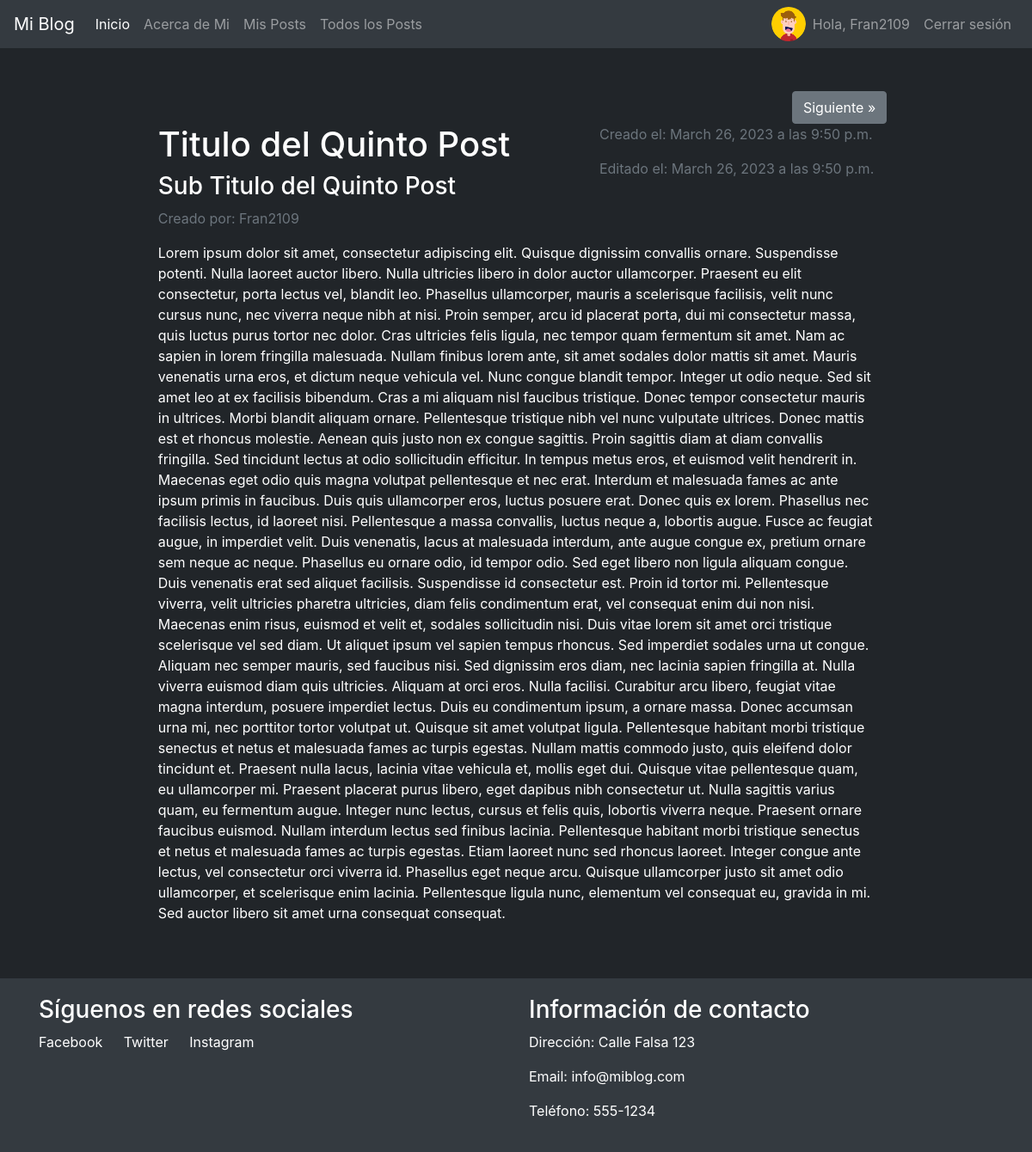
Before: /PostsApp/postDetalleMio/6/ (signed in) with the older database file.
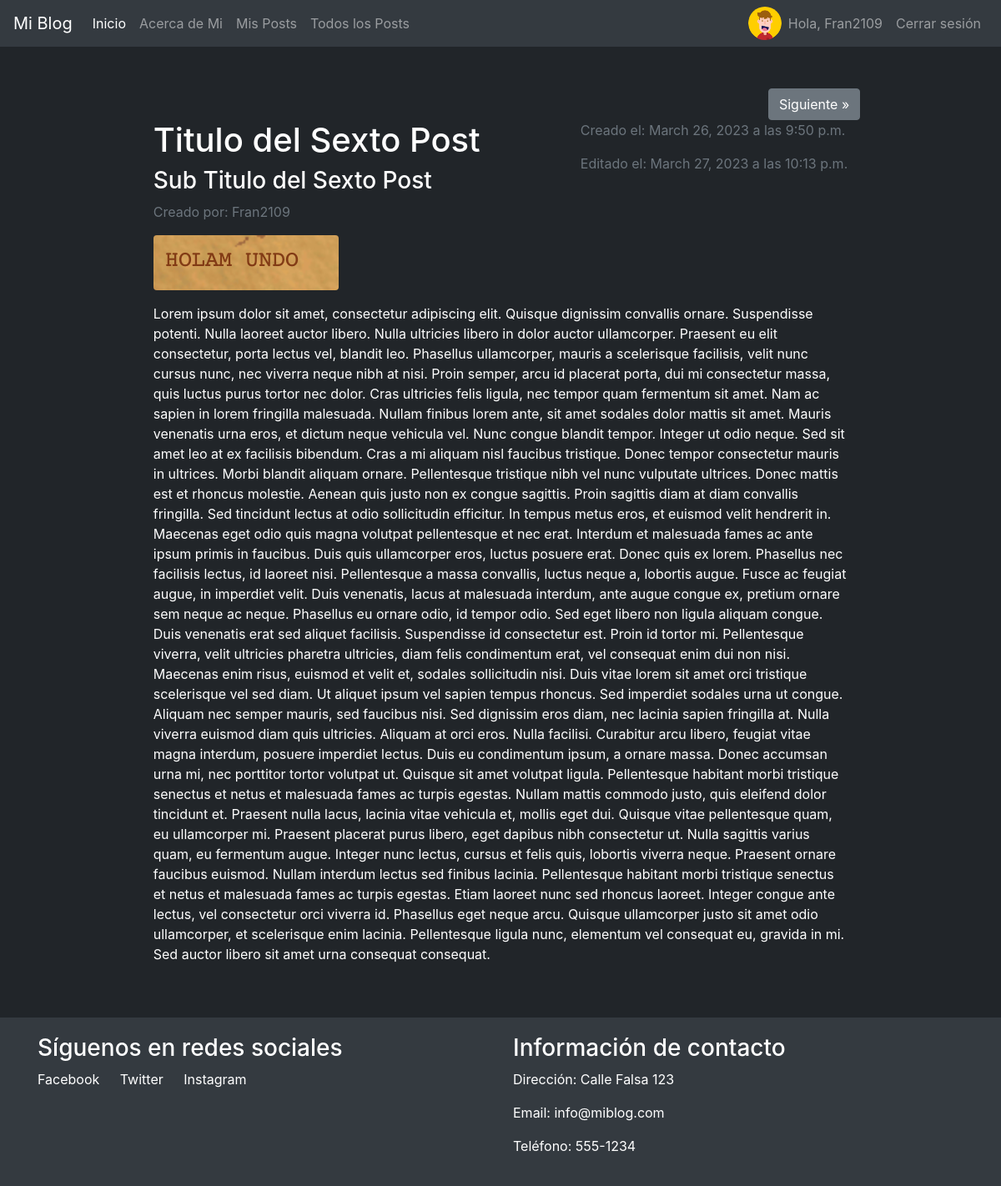
After: the same page with the newer database file.
### PostsApp/models.py (models this page shows, shortened)
class Post(models.Model):
    author = models.ForeignKey(Profile, on_delete=models.CASCADE)
    titulo = models.CharField(max_length=255)
    subtitulo = models.CharField(max_length=255)
    contenido = models.TextField()
    fecha_creacion = models.DateTimeField(auto_now_add=True)
    fecha_modificacion = models.DateTimeField(auto_now=True)
    fondo = models.ImageField(upload_to='fondo/', null=True, blank = True)

### UsersApp/models.py (models this page shows, shortened)
class Profile(models.Model):
    user = models.OneToOneField(User, on_delete=models.CASCADE)
    avatar = models.ImageField(upload_to='avatares/', null=True, blank = True)
    link = models.URLField(blank=True)

### PostsApp/views.py (the view)
# urls.py: path('postDetalleMio/<int:pk>/', PostDetalleMio.as_view(), name="PostDetalleMio"),
class PostDetalleMio(LoginRequiredMixin, DetailView):
    model = Post
    template_name = 'post_detalle_mio.html'
    def get_context_data(self, *args, **kwargs):
        posts = Post.objects.filter(author=self.request.user.profile).order_by('-fecha_creacion', "titulo")
        post = get_object_or_404(Post, id=self.kwargs['pk'])
        post_index = list(posts).index(post)
        anterior_post = None
        posterior_post = None
        if post_index > 0:
            anterior_post = posts[post_index - 1]
        if post_index < len(posts) - 1:
            posterior_post = posts[post_index + 1]
        context = super().get_context_data(*args, **kwargs)
        context['post'] = post
        context['anterior_post'] = anterior_post
        context['posterior_post'] = posterior_post
        return context

### PostsApp/templates/post_detalle_mio.html (shortened to what this page needs)
{% extends 'base.html' %}
{% block content %}
    <div class="row">
        {% if posterior_post %}
            <a href="{% url 'PostsApp:PostDetalleMio' posterior_post.id %}" class="btn btn-secondary ml-auto">Siguiente &raquo;</a>
        {% endif %}
        <div class="col-md-12">
            <div class="d-flex justify-content-between">
                <div class="d-flex flex-column">
                    <h1>{{ post.titulo }}</h1>
                    <h3>{{ post.subtitulo }}</h3>
                </div>
                <div class="d-flex flex-column">
                    <p class="text-muted">Creado el: {{ post.fecha_creacion|date }} a las {{ post.fecha_creacion|time }}</p>
                    <p class="text-muted">Editado el: {{ post.fecha_modificacion|date }} a las {{ post.fecha_modificacion|time }}</p>
                </div>
            </div>
            <p class="text-muted">Creado por: {{ post.author.user.username }}</p>
            {% if post.fondo %}
                <img class="img-fluid rounded mb-3" src="{{ post.fondo.url }}" alt="{{ post.titulo }}">
            {% endif %}
            <p>{{ post.contenido|safe }}</p>
        </div>
    </div>
{% endblock %}

Changed rows visible on the page:
changed Post "Fran2109": titulo "Titulo del Quinto Post" → "Titulo del Sexto Post"; subtitulo "Sub Titulo del Quinto Post" → "Sub Titulo del Sexto Post"; fecha_modificacion "March 26, 2023" → "March 27, 2023"; fecha_modificacion "9:50 p.m." → "10:13 p.m."; fondo: picture added
